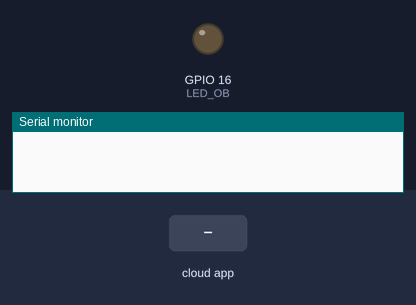
Bench run of a sketch on a simulated ESP8266 (NodeMCU). Shown: output pins drawn as LEDs (lit = HIGH), the last lines printed to the serial monitor. Dashed ring = blinking. The test bench sets the inputs (shaded band). WiFi joins after 1.5 s; servers stay silent unless stated.

Above: at 4.7 s.
4.8 s: the phone or cloud app sets Light to 64
At 5.7 s:
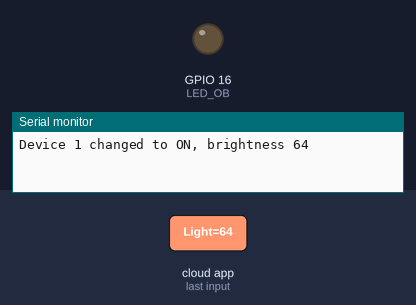
6.3 s: the phone or cloud app sets Light to 128
7.8 s: the phone or cloud app sets Light to 255
At 8.5 s:
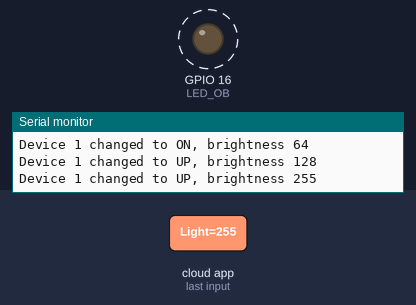
Timing chart, 0 to 10.3 s (numbered marks = the images above; inputs shaded):
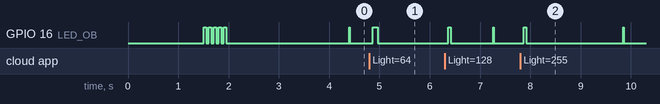

Measured:
- after the input at 4.8 s, GPIO 16 (LED_OB): LOW → HIGH after 0.07 s, → LOW 0.10 s later

The sketch:

EspalexaLightControl.ino
```cpp
/*
 * This is developed from sample sketch 'EspalexaBasic'. (2021.7.8) T.Kamimoto
 */
#include <Espalexa.h>
#include "WiFiManager.h"  // added for WiFi Manager
#include <IRremoteESP8266.h>  // added for IR
#include <IRsend.h>           // added for IR
#define IR_LED        4    // added for IR
#define LED_OB        16     // LED indicator on board

// prototypes
void blinkingLED(int cycle, int msec);     // added for LED indicator //

//callback functions
void firstLightChanged(uint8_t brightness);

IRsend irsend(IR_LED);   // added for IR
Espalexa espalexa;

int current_value = 0;   // added. Executed Brightness is stored in this variable, which will be compared with next Brightness.

void setup()
{
  Serial.begin(115200);
  pinMode(LED_OB, OUTPUT);     // added for LED indicator //
  irsend.begin();   // added for IR

  WiFiManager wm;   // added for WiFi Manager
  if (!wm.autoConnect("ESP8266")) {     // added for WiFi Manager
    Serial.println("Cannot connect to WiFi. Please check data and reset the ESP.");
    delay(2500);
    ESP.restart();
    delay(5000);
  }
  blinkingLED(5,50);  // for indication that WiFi is connected. WiFi接続が完了したらLEDを５回点滅させる。

  espalexa.addDevice("Light", firstLightChanged); //simplest definition, default state off
  espalexa.begin();
}

void loop()
{
  for (int i=0; i<2000; i++) {
   espalexa.loop();
   delay(1);
  }
  blinkingLED(1,10); // 2000ループ毎にLEDを瞬時点灯させる。
}

//our callback functions
void firstLightChanged(uint8_t brightness) {
    Serial.print("Device 1 changed to ");

    //do what you need to do here

    if ((brightness > 0) && (current_value == 0)) {   // Turn ON
      Serial.print("ON, brightness ");
      Serial.println(brightness);
      irsend.sendNEC(0x41B6D52A,32); // ON command
      blinkingLED(1,100);     // added for LED indicator //
    }
    else if ((brightness > current_value) && (current_value != 0)) {   // Dim UP
      Serial.print("UP, brightness ");
      Serial.println(brightness);
      irsend.sendNEC(0x41B65DA2,32); // INC command
      blinkingLED(1,50);     // added for LED indicator //
    }
    else if ((brightness < current_value) && (brightness != 0) ) {   // Dim DOWN
      Serial.print("DOWN, brightness ");
      Serial.println(brightness);
      irsend.sendNEC(0x41B6DD22,32); // DEC command
      blinkingLED(2,50);     // added for LED indicator //
    }
    else  {
      Serial.println("OFF");      //  Turn OFF
      Serial.print("OFF, brightness ");
      Serial.println(brightness);
      irsend.sendNEC(0x41B6D52A,32); // OFF command　シーリングライト(NEC製）の消灯コマンドは点灯コマンドと同じ（オルタネートスイッチ）。
      blinkingLED(1,500);     // added for LED indicator //
    }

    current_value = brightness;  // added. To memorize current brightness.　Alexaから送信された現在の照度を記憶しておく。（消灯時にはゼロになる）
}

void blinkingLED(int cycle, int msec) {     // added for LED indicator //
   for (int i=0; i<cycle; i++) {
    digitalWrite(LED_OB, HIGH);
    delay(msec);
    digitalWrite(LED_OB, LOW);
    delay(msec);
   }
}
```
